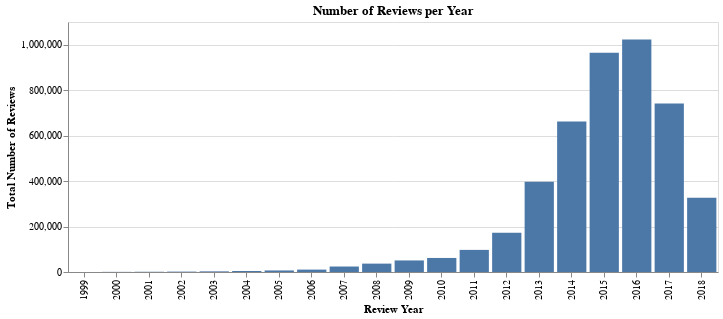

Here is the notebook cell this chart was saved with:
### Markdown cell above
Visualize totals and median sales

Number of reviews by year:

### Code cell
import altair as alt
num_reviews = df_agg.select('year', 'num_reviews').toPandas().set_index('year')
num_reviews = num_reviews.reset_index()

alt.Chart(num_reviews, title = 'Number of Reviews per Year').mark_bar().encode(
    alt.X('year:O', title = 'Review Year'),
    alt.Y('num_reviews:Q', title = 'Total Number of Reviews')
).properties(
    height = 250,
    width = 650
)

### Figure 1 — Vega-Lite specification as saved in the notebook (floating-point values rounded to 4 significant figures)
{"config": {"view": {"continuousWidth": 300, "continuousHeight": 300}}, "data": {"name": "data-7be83f39453a51c0b798fbbb7b8497ab"}, "mark": {"type": "bar"}, "encoding": {"x": {"field": "year", "title": "Review Year", "type": "ordinal"}, "y": {"field": "num_reviews", "title": "Total Number of Reviews", "type": "quantitative"}}, "height": 250, "title": "Number of Reviews per Year", "width": 650, "$schema": "https://vega.github.io/schema/vega-lite/v5.8.0.json", "datasets": {"data-7be83f39453a51c0b798fbbb7b8497ab": [{"year": 1999, "num_reviews": 65}, {"year": 2000, "num_reviews": 595}, {"year": 2001, "num_reviews": 1055}, {"year": 2002, "num_reviews": 1679}, {"year": 2003, "num_reviews": 2792}, {"year": 2004, "num_reviews": 4303}, {"year": 2005, "num_reviews": 6837}, {"year": 2006, "num_reviews": 10520}, {"year": 2007, "num_reviews": 24139}, {"year": 2008, "num_reviews": 36869}, {"year": 2009, "num_reviews": 50865}, {"year": 2010, "num_reviews": 61805}, {"year": 2011, "num_reviews": 97290}, {"year": 2012, "num_reviews": 172247}, {"year": 2013, "num_reviews": 396821}, {"year": 2014, "num_reviews": 662027}, {"year": 2015, "num_reviews": 965178}, {"year": 2016, "num_reviews": 1022472}, {"year": 2017, "num_reviews": 741528}, {"year": 2018, "num_reviews": 326244}]}}
